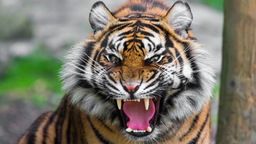
#> input picture Progetto/Kmeans/tiger.png, 256 x 144 px, shrunk from 1232 x 693 before the run, found by its file name
$ python kmean.py
#> lines starting #> are read from the running program, lines starting #| are printed output that depends on the picture
from skimage import io
from sklearn.cluster import KMeans
import numpy as np
from pathlib import Path
import time
import csv

path='../ProgettoIot/Progetto/KMeans/'

image=io.imread(path+'tiger.png')
#> image is the input picture: shape (144, 256, 3); mean R, G, B 123.5, 118.9, 105.4
rows,cols=image.shape[0],image.shape[1]
#> rows = 144; cols = 256
image=image.reshape(rows*cols,3)
tempi={}

def process(ncluster,maxiter):

    tmp1=time.time()
    kmeans = KMeans(n_clusters=ncluster,n_init=1,max_iter=maxiter,verbose=0)
    kmeans.fit(image)
    tmp=time.time()-tmp1

    key=str(ncluster)+'_'+str(maxiter)# crea le chiavi per i tempi
    tempi[str(key)]=tmp #ho i tempi delle varie esecuzioni

    clusters= np.asarray(kmeans.cluster_centers_,dtype=np.uint8)#in pratica li porta in int sono i centri
    labels=np.asarray(kmeans.labels_,dtype=np.uint8)#li mette come arrai
    labels=labels.reshape(rows,cols)#li porta a matrice
    dest=path+str(ncluster)+'_cluster' #crea la cartella col numero di cluster
    Path(dest).mkdir(parents=True, exist_ok=True)
    np.save(dest+'/codebook_tiger'+str(maxiter) +'_iter.npy',clusters)
    io.imsave(dest+'/compressed_tiger'+str(maxiter)+'_iter.png',labels)

for i in range(8,72,8):#cluster
    for j in range(5,55,5):#iterazioni
        print('cluster: ',i,' iterazionie: ',j)
        process(i,j)
        print(tempi)#mette i tempi di ogni esecuzione
#> this loop made 8 passes
#> pass 1, in process, `io.imsave(dest+'/compressed_tiger'+str(maxiter)+'_iter.png',labels)`:
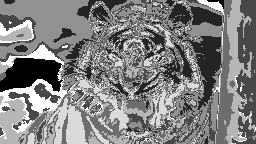
#> saved as compressed_tiger5_iter.png: shape (144, 256); min 0, max 7, mean 3.52; drawn with min black and max white
#> pass 1, in process (call 2), `io.imsave(dest+'/compressed_tiger'+str(maxiter)+'_iter.png',labels)`:
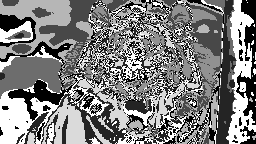
#> saved as compressed_tiger10_iter.png: shape (144, 256); min 0, max 7, mean 3.52; drawn with min black and max white
#> pass 1, in process (call 3), `io.imsave(dest+'/compressed_tiger'+str(maxiter)+'_iter.png',labels)`:
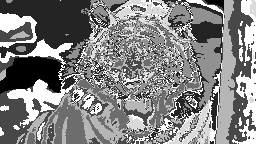
#> saved as compressed_tiger15_iter.png: shape (144, 256); min 0, max 7, mean 3.61; drawn with min black and max white
#> pass 1, in process (call 4), `io.imsave(dest+'/compressed_tiger'+str(maxiter)+'_iter.png',labels)`:
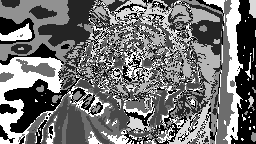
#> saved as compressed_tiger20_iter.png: shape (144, 256); min 0, max 7, mean 3.17; drawn with min black and max white


with open(path+'/tempi.csv', 'w', newline="") as csv_file:
    writer = csv.writer(csv_file)
    for key, value in tempi.items():
       writer.writerow([key, value])
